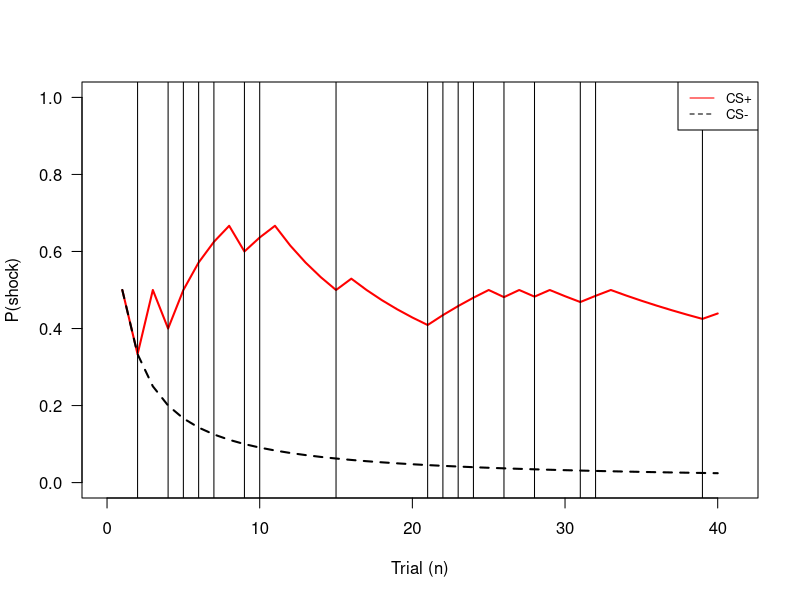
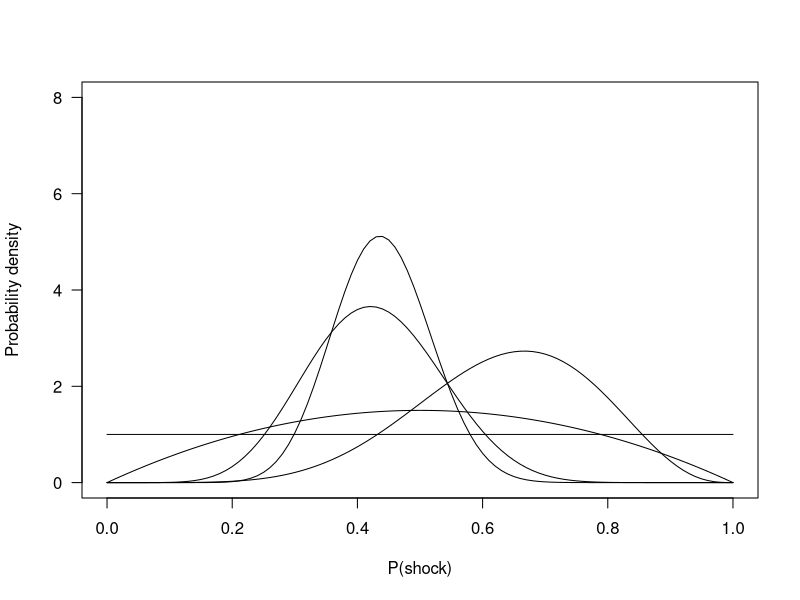
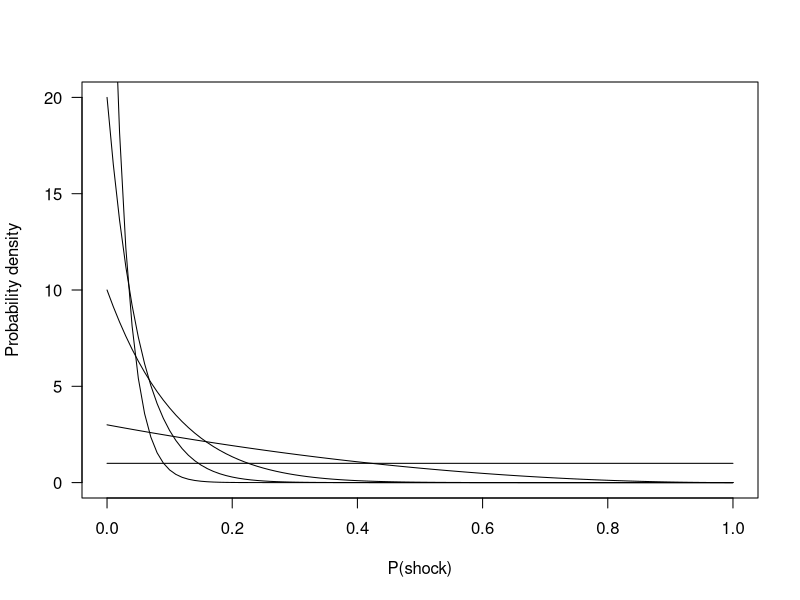
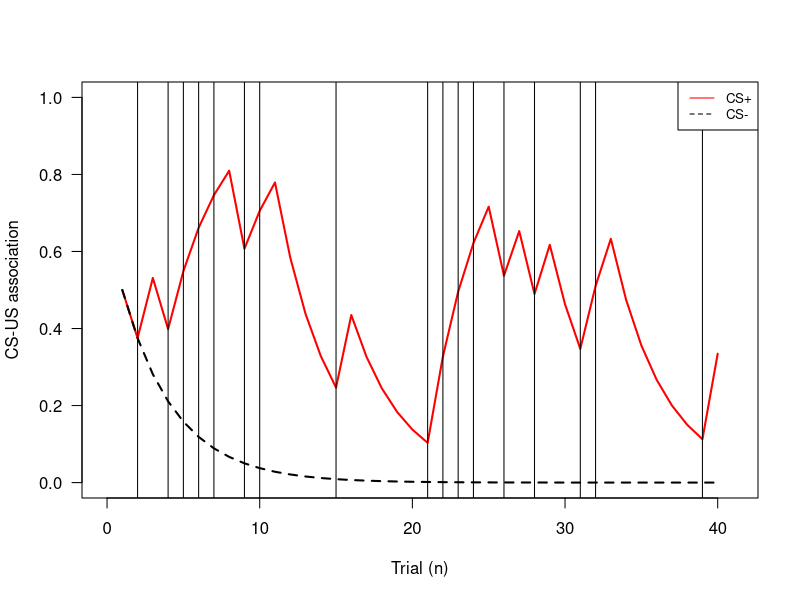
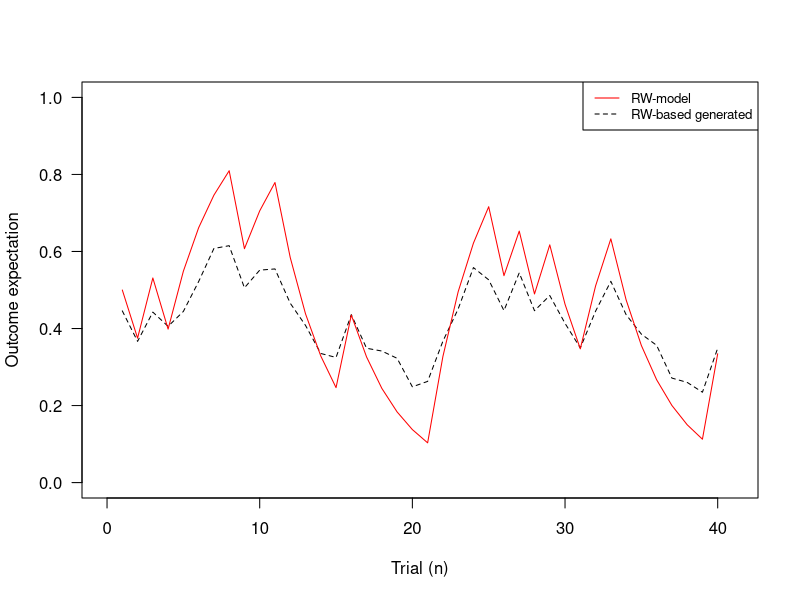

Here is the R script that generated these plots, in order:
## ---- chunk 1
set.seed(250)

ntrials             <- 40
reinforcement_rate  <- 0.5
CSplus              <- rbinom(ntrials, 1, reinforcement_rate)
CSminus             <- rbinom(ntrials, 1, 0)

pnames              <- c('alpha', 'beta') 
p_CSplus            <- data.frame(matrix(NA, nrow = ntrials, ncol = 2))
colnames(p_CSplus)  <- pnames
p_CSminus           <- data.frame(matrix(NA, nrow = ntrials, ncol = 2))
colnames(p_CSminus) <- pnames

# init values
p_CSplus[1, ]       <- c(1, 1)
p_CSminus[1, ]      <- c(1, 1)
## ---- chunk 2
for (i in 2:ntrials) {
  p_CSplus[i, 1] <- p_CSplus[i-1, 1] + CSplus[i-1]
  p_CSplus[i, 2] <- p_CSplus[i-1, 2] - CSplus[i-1] + 1
  
  p_CSminus[i, 1] <- p_CSminus[i-1, 1] + CSminus[i-1]
  p_CSminus[i, 2] <- p_CSminus[i-1, 2] - CSminus[i-1] + 1
}

E_beta <- function(alpha, beta) {
  return(alpha / (alpha + beta))
}

E_CSplus  <- mapply(E_beta, alpha = p_CSplus$alpha, beta = p_CSplus$beta)
E_CSminus <- mapply(E_beta, alpha = p_CSminus$alpha, beta = p_CSminus$beta)
## ---- chunk 3
{
plot(x=1,
     y=1, 
     xlim=c(0, ntrials + 1),
     ylim=c(0,1),
     xlab='Trial (n)',
     ylab="P(shock)",
     las=1,
     type='n')

lines(x = 1:ntrials, y = E_CSplus, lwd = 2, lty = 1, col = "red")
lines(x = 1:ntrials, y = E_CSminus, lwd = 2, lty = 2, col = "black")
abline(v = which(CSplus==1) , col="black", lwd=1, lty=1)
legend('topright', 
       legend=c("CS+", 'CS-'),
       col=c("red", "black"), 
       lty=c(1, 2),
       cex=0.8)
}
## ---- chunk 4
{
x <- seq(0, 1, length = 51)
plot(x=1,
     y=1, 
     xlim=c(0,1),
     ylim=c(0,8),
     xlab='P(shock)',
     ylab="Probability density",
     las=1,
     type='n')

for (i in c(1, 3, 10, 20, 40)) {
  curve(dbeta(x, p_CSplus$alpha[i], p_CSplus$beta[i]), add=TRUE)
}
}
## ---- chunk 5
{
x <- seq(0, 1, length = 51)
plot(x=1,
     y=1, 
     xlim=c(0,1),
     ylim=c(0,20),
     xlab='P(shock)',
     ylab="Probability density",
     las=1,
     type='n')

for (i in c(1, 3, 10, 20, 40)) {
  curve(dbeta(x, p_CSminus$alpha[i], p_CSminus$beta[i]), add=TRUE)
}
}
## ---- chunk 6
learning_rate <- .25

RW_CSplus           <- data.frame(matrix(NA, nrow = ntrials, ncol = 1))
colnames(RW_CSplus) <- 'V'
RW_CSminus          <- data.frame(matrix(NA, nrow = ntrials, ncol = 1))
colnames(RW_CSminus)<- 'V'

# init values 
RW_CSplus$V[1]      <- 0.5
RW_CSminus$V[1]     <- 0.5

for (i in 2:ntrials) {
  RW_CSplus$V[i] <- RW_CSplus$V[i-1] + learning_rate*(CSplus[i-1] - RW_CSplus$V[i-1]) 
  RW_CSminus$V[i]<- RW_CSminus$V[i-1] + learning_rate*(CSminus[i-1] - RW_CSminus$V[i-1])
}
{
plot(x=1,
     y=1, 
     xlim=c(0, ntrials + 1),
     ylim=c(0,1),
     xlab='Trial (n)',
     ylab="CS-US association",
     las=1,
     type='n')

lines(x = 1:ntrials, y = RW_CSplus$V, lwd = 2, lty = 1, col = "red")
lines(x = 1:ntrials, y = RW_CSminus$V, lwd = 2, lty = 2, col = "black")

abline(v = which(CSplus==1) , col="black", lwd=1, lty=1)

legend('topright', 
       legend=c("CS+", 'CS-'),
       col=c("red", "black"), 
       lty=c(1, 2),
       cex=0.8)
}
## ---- chunk 7
offset      <- .2
scalingpar  <- .5
betas       <- matrix(c(offset, scalingpar), nrow = 2, ncol = 1)
X           <- matrix(1, nrow = ntrials, ncol = 2)
X[ ,2]      <- RW_CSplus$V
Y           <- X%*%betas
sigma       <- 0.02
set.seed(25)
Ygen        <- rnorm(ntrials, Y, sigma)  
## ---- chunk 8
{
plot(x=1,
     y=1, 
     xlim=c(0, ntrials + 1),
     ylim=c(0,1),
     xlab='Trial (n)',
     ylab="Outcome expectation",
     las=1,
     type='n')
lines(Ygen, lty = 2)
lines(RW_CSplus$V, col='red')

legend('topright', 
       legend=c("RW-model", 'RW-based generated'),
       col=c("red", "black"), 
       lty=c(1, 2),
       cex=0.8)
}
## ---- chunk 9
errorFunc <- function(p, Y, US) {
  
  if (p['alpha']<0 || p['alpha']>1)
    return(1e6)
  else 
    V     <- matrix(NA, nrow = 40, ncol = 1)
    V[1]  <- 0.5
    
    for (i in 2:40){
      V[i] <- V[i-1] + p['alpha']*(US[i-1] - V[i-1])
    }
    
    pred <- p['b0'] + p['b1']*V
    rss <- sum((Y - pred)^2)
    return(rss)
}
## ---- chunk 10
sPar        <- c(0, 0, 0.5)
names(sPar) <- c('b0', 'b1', 'alpha')
sim_lm      <- optim(par = sPar, fn = errorFunc, Y = Ygen, US = CSplus)
print(sim_lm$par)
origPar     <- c(offset, scalingpar, learning_rate)
names(origPar) <- c('b0', 'b1', 'alpha')
print(origPar)
